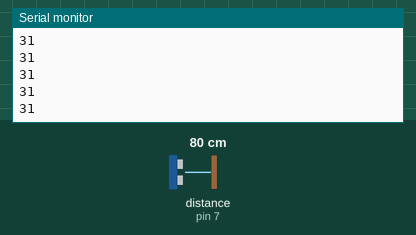
Simulated run of this sketch. Board: Arduino Uno, built with avr-gcc and run on an emulated ATmega328P. On the bench: the last lines printed to the serial monitor. Wiring (inferred from the names in the program): ultrasonic range finder: trigger pin 6; echo pin 7. Inputs (shaded band) come from the test bench; at power-on: distance to the obstacle (sensor on pin 7) 80 cm. The echo pulse lasts 58.3 µs per cm.

Above: at 1.2 s.
1.3 s: distance to the obstacle (sensor on pin 7) set to 2 cm
At 1.48 s:
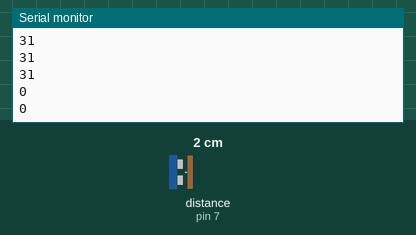
2.8 s: distance to the obstacle (sensor on pin 7) set to 4 cm
At 2.89 s:
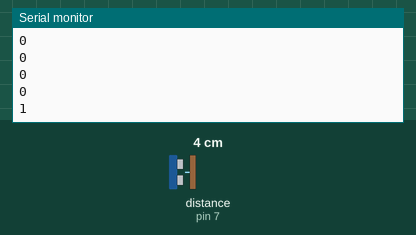
Timing chart, 0 to 5.8 s (numbered marks = the images above; inputs shaded):
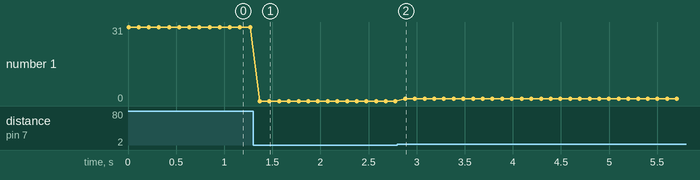

Measured:
- after the input at 1.3 s, the serial monitor: prints a new line after 0.07 s (image 1)
- after the input at 2.8 s, the serial monitor: prints a new line after 0.08 s (image 2)
- plotted number 1: 31 → 0 after the input at 1.3 s, 0 → 1 after the input at 2.8 s

The sketch:

arduino_sonic.ino
```cpp
// Raghav @ logicbricks.in
// http://www.logicbricks.in
// https://www.youtube.com/user/raghav16ify

const int trigPin = 6;
const int echoPin = 7;

void setup() {
  Serial.begin(9600);
}

void loop()
{

  long duration, inches, cm;

  pinMode(trigPin, OUTPUT);

  digitalWrite(trigPin, LOW);
  delayMicroseconds(2);
  digitalWrite(trigPin, HIGH);
  delayMicroseconds(10);
  digitalWrite(trigPin, LOW);

  pinMode(echoPin, INPUT);

  duration = pulseIn(echoPin, HIGH);
  inches = microsecondsToInches(duration);

  Serial.print(inches);
  Serial.println();

  delay(100);
}

long microsecondsToInches(long microseconds)
{
  return microseconds / 74 / 2;
}
```
